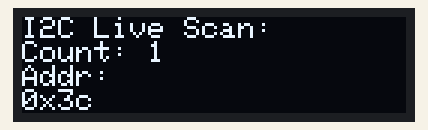
Simulated run of this sketch. Board: ESP32. Shown: 128×32 one-colour display. What the sketch prints to the serial monitor is not drawn.

Above: at 0.1 s.

The sketch:

I2C-master-OLED.ino
```cpp
/*********
  Master code that continuously scans the I2C bus and displays a live node count
  and connected device addresses on an OLED.

  Required libraries:
    - Wire.h
    - Adafruit_GFX.h
    - Adafruit_SSD1306.h
*********/

#include <Wire.h>
#include <Adafruit_GFX.h>
#include <Adafruit_SSD1306.h>

#define OLED_ADDR     0x3C
#define SCREEN_WIDTH  128
#define SCREEN_HEIGHT 32
#define OLED_RESET    -1

Adafruit_SSD1306 display(SCREEN_WIDTH, SCREEN_HEIGHT, &Wire, OLED_RESET);

void setup() {
  Serial.begin(115200);
  Serial.setDebugOutput(true);

  // Initialize I2C bus
  Wire.begin();

  // Initialize OLED display
  if (!display.begin(SSD1306_SWITCHCAPVCC, OLED_ADDR)) {
    Serial.println(F("SSD1306 allocation failed"));
    while (true); // Halt execution if display initialization fails
  }
  display.clearDisplay();
  display.setTextSize(1);
  display.setTextColor(SSD1306_WHITE);
}

void loop() {
  int nodeCount = 0;
  String nodesFound = "";

  // Scan common I2C address range (0x08 to 0x77)
  for (uint8_t address = 8; address < 120; address++) {
    Wire.beginTransmission(address);
    uint8_t error = Wire.endTransmission();
    if (error == 0) {
      nodeCount++;
      nodesFound += "0x" + String(address, HEX) + " ";
      Serial.printf("I2C device found at address 0x%X\n", address);
    }
  }

  // Update OLED display with the current node count and addresses
  display.clearDisplay();
  display.setCursor(0, 0);
  display.println("I2C Live Scan:");
  display.print("Count: ");
  display.println(nodeCount);
  display.println("Addr:");
  display.println(nodesFound);
  display.display();

  // Debug output to serial monitor
  Serial.printf("Total nodes detected: %d\n", nodeCount);
  Serial.println(nodesFound);

  // Update scan every second for a real-time display
  delay(1000);
}
```
